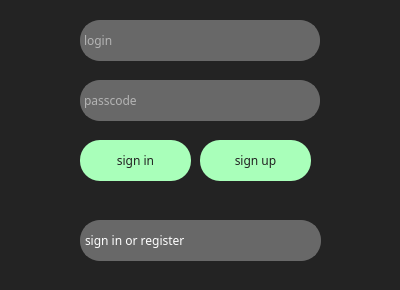
<?xml version="1.0" encoding="UTF-8"?>
<ui version="4.0">
 <class>AuthWidget</class>
 <widget class="QWidget" name="AuthWidget">
  <property name="geometry">
   <rect>
    <x>0</x>
    <y>0</y>
    <width>400</width>
    <height>290</height>
   </rect>
  </property>
  <property name="minimumSize">
   <size>
    <width>400</width>
    <height>290</height>
   </size>
  </property>
  <property name="maximumSize">
   <size>
    <width>400</width>
    <height>290</height>
   </size>
  </property>
  <property name="windowTitle">
   <string>Form</string>
  </property>
  <property name="styleSheet">
   <string notr="true">QWidget {
	background-color: rgb(35, 35, 35);
}</string>
  </property>
  <widget class="QPushButton" name="signin_button">
   <property name="geometry">
    <rect>
     <x>80</x>
     <y>140</y>
     <width>111</width>
     <height>41</height>
    </rect>
   </property>
   <property name="styleSheet">
    <string notr="true">QPushButton {
    color: rgb(34, 34, 34);
    text-decoration: none;
    /* margin-top: 10px; */
    padding: 1px;
    text-transform: None;
    transition: 0.5s;
    display: inline-block;
    position: relative;
	background-color:rgb(169, 255, 186);
	font-family: Plain,Helvetica Neue,Arial,Noto Sans,sans-serif;
	border-radius: 20px;
}

QPushButton:hover {
	border: rgb(255, 170, 0);
    /* transform: translateY(3px);*/
    /*transform: skewY(-1deg); */
    cursor: pointer;
    background-color: rgb(115, 255, 148);
}</string>
   </property>
   <property name="text">
    <string>sign in</string>
   </property>
  </widget>
  <widget class="QPushButton" name="signup_button">
   <property name="geometry">
    <rect>
     <x>200</x>
     <y>140</y>
     <width>111</width>
     <height>41</height>
    </rect>
   </property>
   <property name="styleSheet">
    <string notr="true">QPushButton {
    color: rgb(34, 34, 34);
    text-decoration: none;
    /* margin-top: 10px; */
    padding: 1px;
    text-transform: None;
    transition: 0.5s;
    display: inline-block;
    position: relative;
	background-color:rgb(169, 255, 186);
	font-family: Plain,Helvetica Neue,Arial,Noto Sans,sans-serif;
	border-radius: 20px;
}

QPushButton:hover {
	border: rgb(255, 170, 0);
    /* transform: translateY(3px);*/
    /*transform: skewY(-1deg); */
    cursor: pointer;
    background-color: rgb(115, 255, 148);
}</string>
   </property>
   <property name="text">
    <string>sign up</string>
   </property>
  </widget>
  <widget class="QLineEdit" name="passcode_lineedit">
   <property name="geometry">
    <rect>
     <x>80</x>
     <y>80</y>
     <width>240</width>
     <height>41</height>
    </rect>
   </property>
   <property name="styleSheet">
    <string notr="true">QLineEdit {
	font-family: Plain,Helvetica Neue,Arial,Noto Sans,sans-serif;
	padding-left: 1em;
	color: white;
	background-color: rgb(104, 104, 104);
	border-radius: 20px;
	border:2px solid  rgb(104, 104, 104) ;
}

QLineEdit:hover {
	color: rgb(178, 246, 159);
    cursor: pointer;
    background-color: rgba(104, 104, 104, 0.911);
}

QLineEdit:focus {
	border-color:rgb(169, 255, 186);
}</string>
   </property>
   <property name="text">
    <string/>
   </property>
   <property name="echoMode">
    <enum>QLineEdit::Password</enum>
   </property>
   <property name="placeholderText">
    <string>passcode</string>
   </property>
  </widget>
  <widget class="QLineEdit" name="login_lineedit">
   <property name="geometry">
    <rect>
     <x>80</x>
     <y>20</y>
     <width>240</width>
     <height>41</height>
    </rect>
   </property>
   <property name="styleSheet">
    <string notr="true">QLineEdit {
	font-family: Plain,Helvetica Neue,Arial,Noto Sans,sans-serif;
	padding-left: 1em;
	color: white;
	background-color: rgb(104, 104, 104);
	border-radius: 20px;
	border:2px solid  rgb(104, 104, 104) ;
}

QLineEdit:hover {
	color: rgb(178, 246, 159);
    cursor: pointer;
    background-color: rgba(104, 104, 104, 0.911);
}

QLineEdit:focus {
	border-color:rgb(169, 255, 186);
}</string>
   </property>
   <property name="text">
    <string/>
   </property>
   <property name="placeholderText">
    <string>login</string>
   </property>
  </widget>
  <widget class="QLabel" name="start_lable">
   <property name="geometry">
    <rect>
     <x>80</x>
     <y>220</y>
     <width>241</width>
     <height>41</height>
    </rect>
   </property>
   <property name="styleSheet">
    <string notr="true">QLabel {
	font-family: Plain,Helvetica Neue,Arial,Noto Sans,sans-serif;
	padding-left: 1em;
	color: white;
	background-color: rgb(104, 104, 104);
	border-radius: 20px;
	border:2px solid  rgb(104, 104, 104) ;
	text-transform: uppercase;
}

/*QLabel:hover {
	color: rgb(178, 246, 159);
    cursor: pointer;
    background-color: rgba(104, 104, 104, 0.911);
}*/
</string>
   </property>
   <property name="text">
    <string>sign in or register</string>
   </property>
  </widget>
 </widget>
 <resources/>
 <connections/>
</ui>
